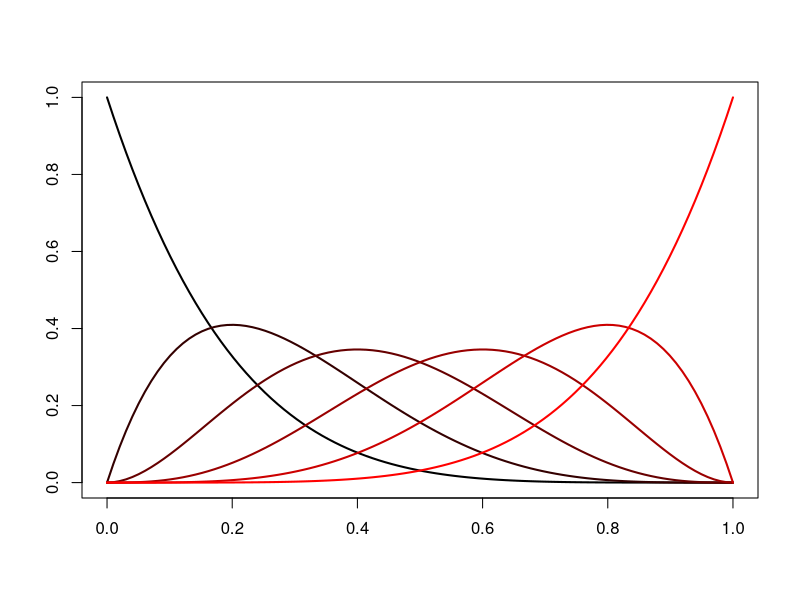

This figure's R source:
N = 5

x = seq(0, 1, length.out = 100)

Bernstein <- function(x, n, N){
  
  return(choose(N,n) * x^n * (1-x)^(N-n))
  
}

pdf("C:/Advancement/presentation/section-4-figures/bernstein.pdf", width = 4, height = 4)
plot(x, Bernstein(x = x, n = 0, N = N), type = "l", lwd = 2,
     ylab = "",
      xlab = "")

for( n in seq(1,N)){
  lines(x, Bernstein(x=x, n=n, N=N), lwd = 2, col = rgb(n/N, green=0, blue=0) )
}
dev.off()